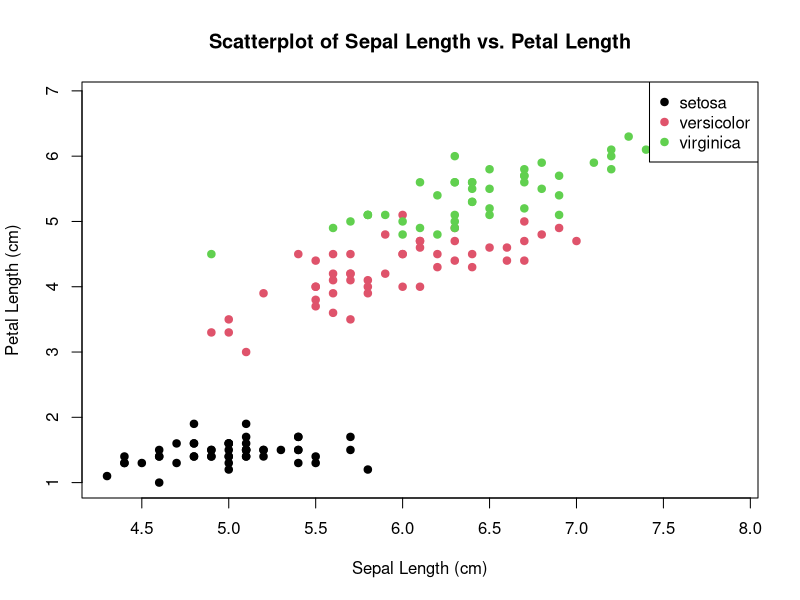

This figure's R source:

data=iris


plot(iris$Sepal.Length, iris$Petal.Length,
     xlab = "Sepal Length (cm)",        
     ylab = "Petal Length (cm)",       
     main = "Scatterplot of Sepal Length vs. Petal Length", 
     col = iris$Species,                
     pch = 19)                          


legend("topright",                      
       legend = levels(iris$Species),   
       col = 1:3,                       
       pch = 19)                        
